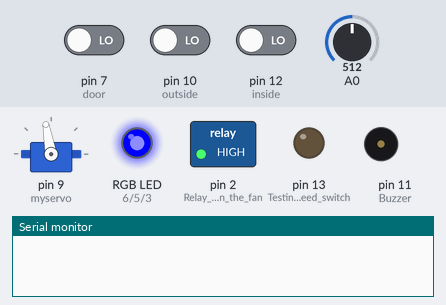
Bench run of a sketch on a simulated Arduino Uno, built with avr-gcc and run on an emulated ATmega328P. Parts: servo, switched loads named in the sketch (green lamp = pin HIGH), an RGB LED mixed from three pins (HIGH = lit), output pins drawn as LEDs (lit = HIGH), buzzer (waves = sounding), the last lines printed to the serial monitor. The inputs (shaded band) are chosen by the test bench; at power-on: A0 = 512, pin 7 (door) LOW, pin 10 (outside) LOW, pin 12 (inside) LOW.

Above: at 1.2 s.
1.3 s: A0 set to 541
4.3 s: A0 set to 561
At 4.9 s:
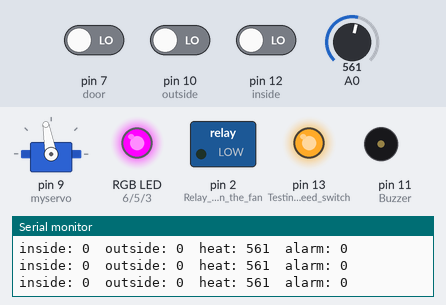
7.3 s: pin 7 (door) driven HIGH
At 9.1 s:
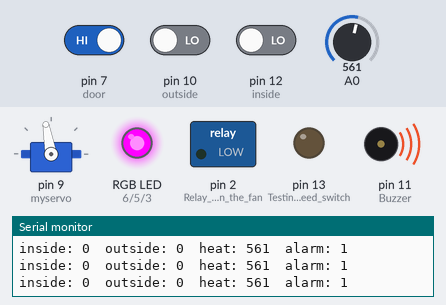
10.3 s: A0 set to 540
At 12.1 s:
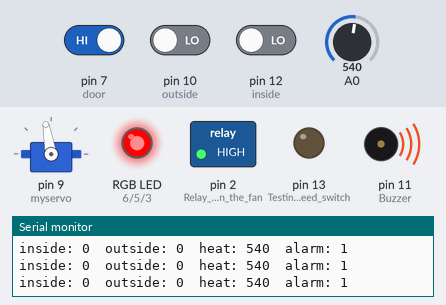
13.3 s: A0 set to 560
At 14.7 s:
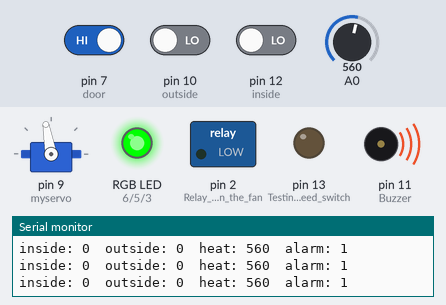
16.3 s: A0 set to 40
At 16.9 s:
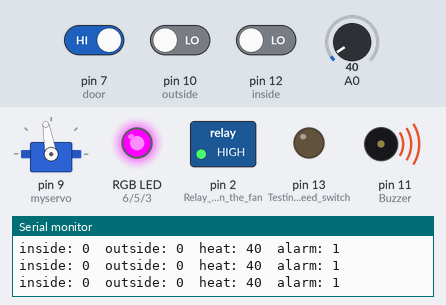
Timing chart, 0 to 20.3 s (numbered marks = the images above; inputs shaded):
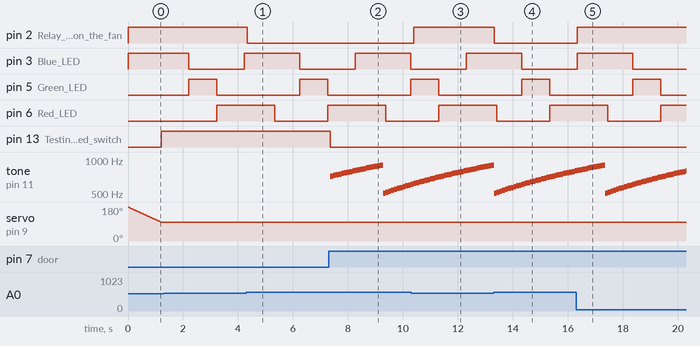

Measured:
- the behaviour switches between 549 and 550 on A0 (found by bisection; images 0 and 1)
- after the input at 4.3 s, pin 2 (Relay_turn_on_the_fan): HIGH → LOW at once
- after the input at 7.3 s, pin 13 (Testing_reed_switch): HIGH → LOW after 0.06 s; tone on pin 11 (Buzzer): plays 720 Hz for 0.10 s, 730 Hz for 0.10 s, 740 Hz for 0.10 s, 750 Hz for 0.10 s, 760 Hz for 0.10 s, 770 Hz for 0.10 s … (30 notes in this stretch), starting after 0.06 s
- after the input at 10.3 s, pin 2 (Relay_turn_on_the_fan): LOW → HIGH after 0.09 s
- after the input at 13.3 s, pin 2 (Relay_turn_on_the_fan): HIGH → LOW at once
- after the input at 16.3 s, pin 2 (Relay_turn_on_the_fan): LOW → HIGH after 0.05 s

The sketch:

HomeAuto.ino
```cpp
#include <Servo.h>

Servo myservo;

int count =0;
int pos;

// the setup function runs once when you press reset or power the board
void setup() {
  // initialize digital pin LED_BUILTIN as an output.

  pinMode(3, OUTPUT); // Blue LED
  pinMode(5, OUTPUT); // Green LED
  pinMode(6, OUTPUT); // Red LED

  pinMode(2, OUTPUT); // Relay turn on the fan
  Serial.begin(9600);

  myservo.attach(9);  // door

  pinMode(10, INPUT); // outside
  pinMode(12, INPUT); // inside

  pinMode(13, OUTPUT);// Testing reed switch

  pinMode(11, OUTPUT);// Buzzer

  myservo.write(180);
  pos=180;
}

// the loop function runs over and over again forever
void loop() {

  // -----------------Temp control code---------------------
  int tempSensor = analogRead(A0);
  //Serial.println(tempSensor);

  if(tempSensor<550){
    digitalWrite(2, HIGH);
  }
  else{
    digitalWrite(2, LOW);
  }
  //--------------------------------------------------------


  //+++++++++++++++++++++++++++++RGB Code+++++++++++++++++++
  if(count<10){
    digitalWrite(3, HIGH); // Blue LED
    digitalWrite(5, LOW);  // Green LED
    digitalWrite(6, LOW);  // Red LED
  }
  else if(count <20){
    digitalWrite(3, LOW); // Blue LED
    digitalWrite(5, HIGH);  // Green LED
    digitalWrite(6, LOW);  // Red LED
  }
  else if(count <30){
    digitalWrite(3, LOW); // Blue LED
    digitalWrite(5, LOW);  // Green LED
    digitalWrite(6, HIGH);  // Red LED
  }
  else if(count <40){
    digitalWrite(3, HIGH); // Blue LED
    digitalWrite(5, LOW);  // Green LED
    digitalWrite(6, HIGH);  // Red LED
  }
  else if(count< 50){
    count = 0;
  }

  count ++;
  //+++++++++++++++++++++++++++++++++++++++++++++++++++++++

  //#################Open Garage door######################


  if(digitalRead(10) && digitalRead(12)){// nothing outside and nothing inside = close door
    delay(200);
    if(digitalRead(10) && digitalRead(12))
    {
      goTo(180);
    }
   }
  else if(!digitalRead(10) && digitalRead(12)){// something outside and nothing inside = open door
    goTo(100);
  }
  else if(!digitalRead(10) && !digitalRead(12)){// something outside and something inside = open door
    goTo(100);
  }
  else if(digitalRead(10) && !digitalRead(12)){// nothing outside and something inside = open door
    goTo(100);
  }
  //#######################################################

  //&&&&&&&&&&&&&&&&&&&&&Security Systems&&&&&&&&&&&&&&&&&&
  if(digitalRead(7) == true){//door is open
    digitalWrite(13, LOW);
    tone(11,500 + count*10);
  }
  else{//door is closed
    digitalWrite(13, HIGH);
    noTone(11);
  }
  //&&&&&&&&&&&&&&&&&&&&&&&&&&&&&&&&&&&&&&&&&&&&&&&&&&&&&&&

  delay(100);                       // wait for a second

}


void goTo(int state){ //open 100 degrees; close 180 degrees
  if(pos<state){
    while(pos<state){
      pos++;
      myservo.write(pos);
      delay(15);
    }
  }
  else{
    while(pos>state){
      pos--;
      myservo.write(pos);
      delay(15);
    }
  }

  Serial.print("inside: ");
  Serial.print(digitalRead(10));
  Serial.print("  outside: ");
  Serial.print(digitalRead(12));
  Serial.print("  heat: ");
  Serial.print(analogRead(A0));
  Serial.print("  alarm: ");
  Serial.println(digitalRead(7));

}
```
